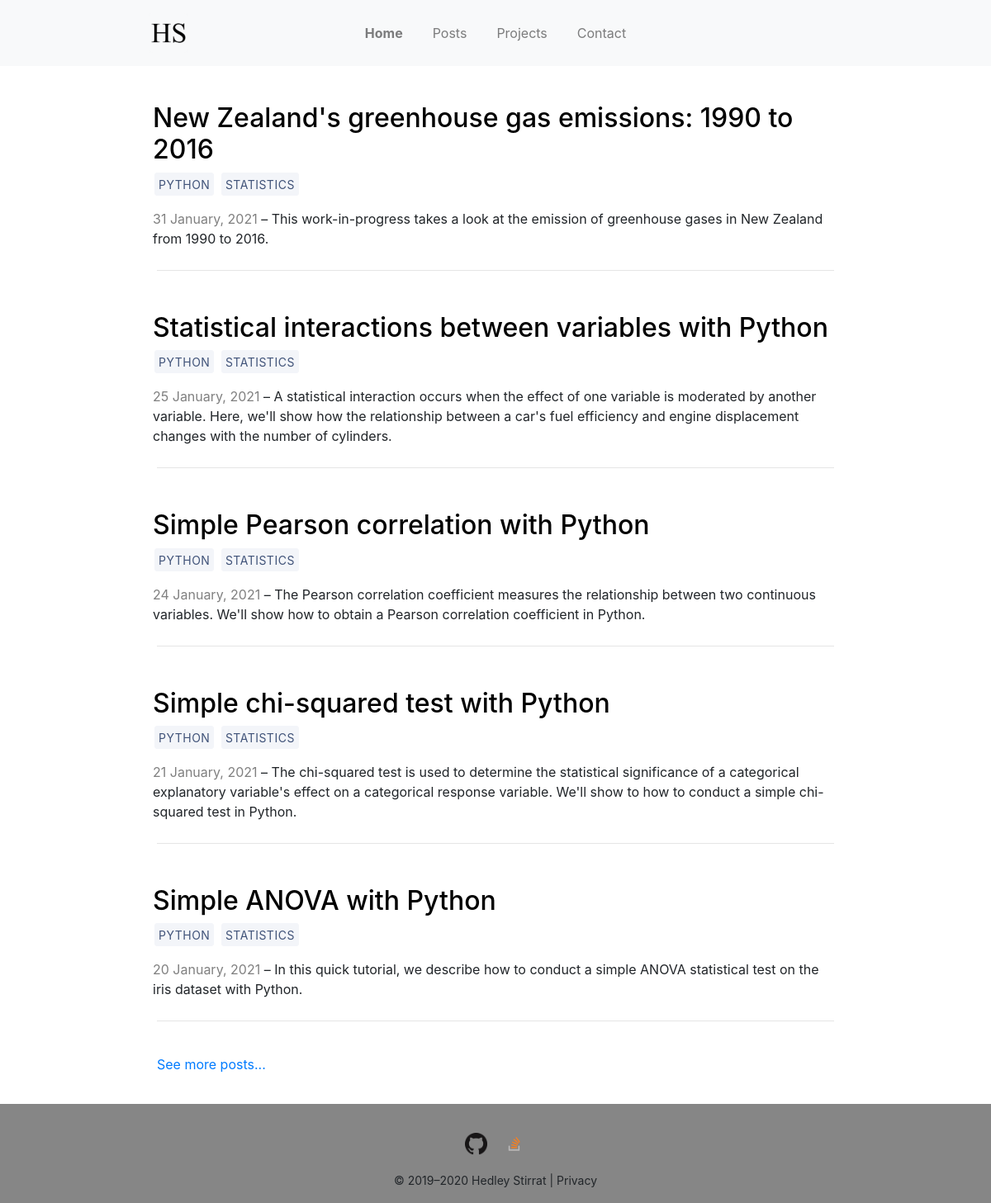
/, run on an earlier commit of the app's database.
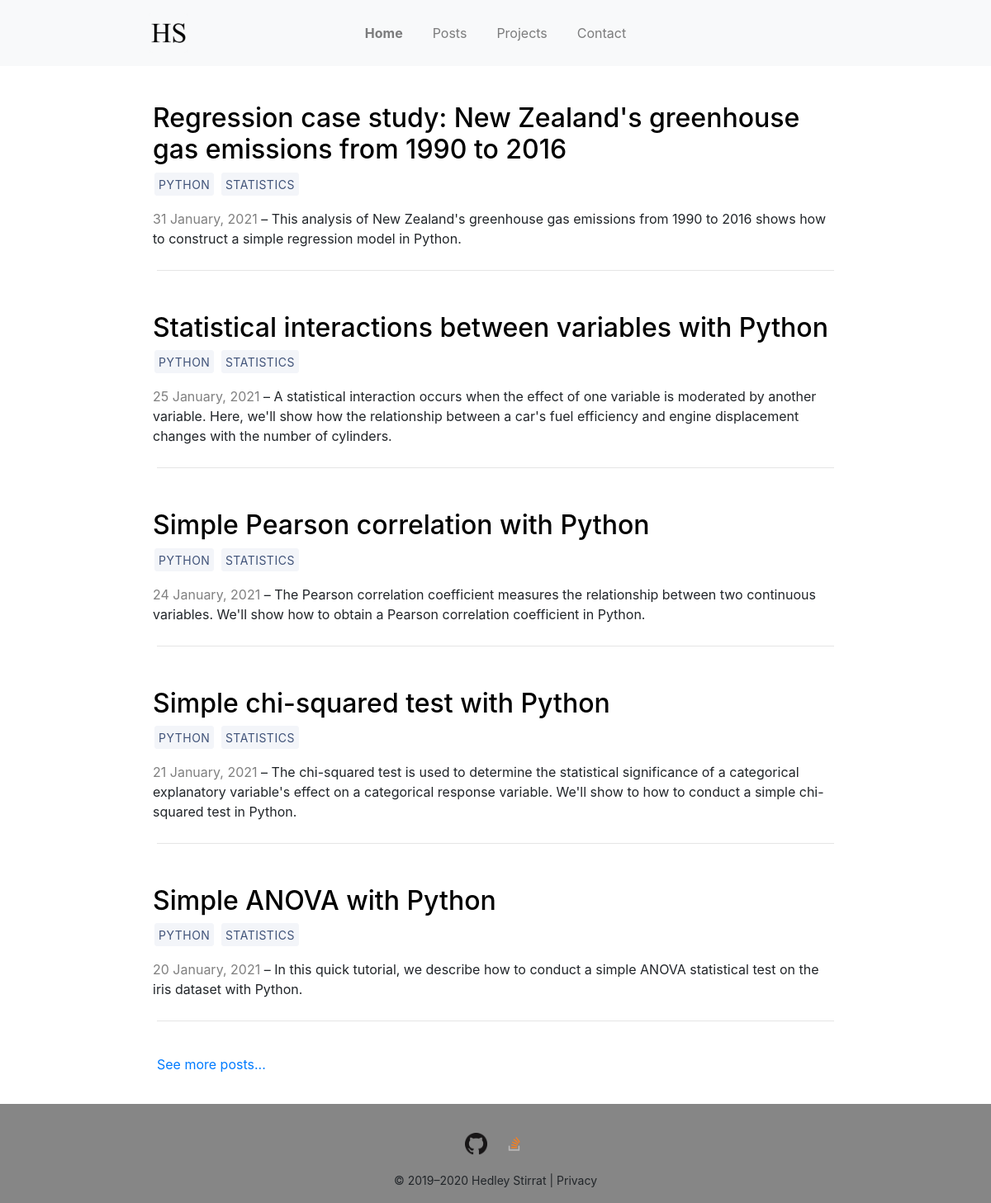
And on a later commit of the database.
### blog/models.py (models this page shows, shortened)
class BlogPost(models.Model):
    title = models.CharField(max_length=100)
    is_published = models.BooleanField(default=True)
    published_date = models.DateField()
    modified_date = models.DateField(null=True, blank=True)
    slug = models.SlugField(unique=True)
    tags = models.ManyToManyField('Tag', related_name='blog_posts')
    snippet = models.CharField('snippet', max_length=250)
    content = models.TextField()
    def get_absolute_url(self):
        return reverse('detail', kwargs = {'slug': self.slug})

### blog/views.py (the view)
# urls.py: 2. Add a URL to urlpatterns:  path('', views.home, name='home')
def home(request):
    blog_posts = BlogPost.objects.filter(is_published=True).order_by('-published_date')[:5]
    context = {
        "blog_posts": blog_posts,
    }
    return render(request, 'home.html', context)

### blog/templates/home.html (shortened to what this page needs)
{% extends 'base.html' %}
{% load static %}
{% block content %}
    {% for post in blog_posts %}
        <div class="row">
            <div class="column snippet-text">
                <h2>
                    <a id='post-href' href="{{post.get_absolute_url}}"> {{ post.title|safe }} </a>
                </h2>
                <p>
                    {% for tag in post.tags.all %}
                        <a class="btn" href="{% url 'tag' tag.name %}">
                            {{ tag.name }}
                        </a>
                    {% endfor %}
                </p>
                <p style="color:gray; display:inline;">
                    {{ post.published_date|date:"j F, Y" }}
                </p>
                <p style="display:inline;">
                    &ndash; {{ post.snippet|safe }}
                </p>
            </div>
        </div>
        <hr>
        <br />
    {% endfor %}
    <p>
        {% url 'posts' as url %}
        <a href="{{ url }}">See more posts...</a>
    </p>
{% endblock %}

What changed in the data, as far as the page shows it:
changed BlogPost: title "New Zealand's greenhouse gas emissions: 1990 to 2016" → "Regression case study: New Zealand's greenhouse gas emissions from 1990 to 2016"; snippet "This work-in-progress takes a look at the emission of greenhouse gases in New Zealand from 1990 to 2016." → "This analysis of New Zealand's greenhouse gas emissions from 1990 to 2016 shows how to construct a simple regression model in Python."
